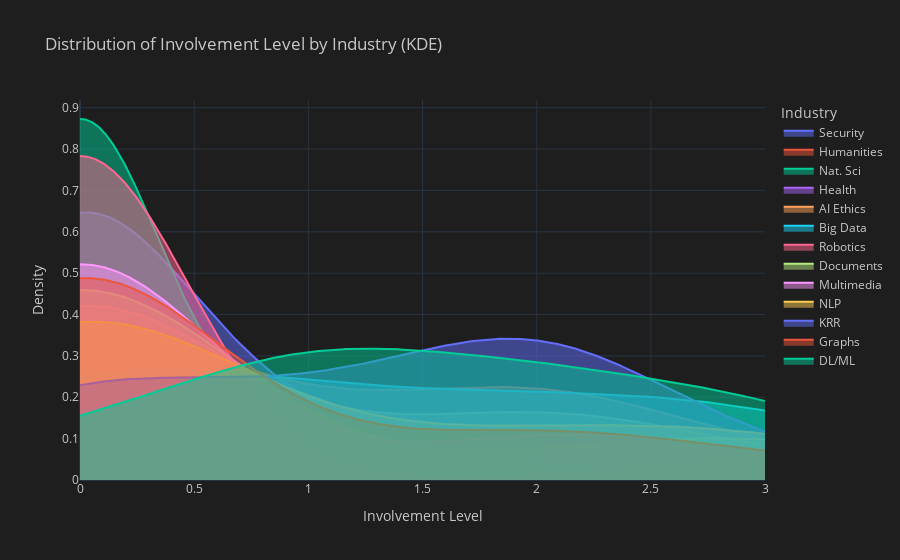

The notebook cell saved with this chart:
### Code cell
from scipy.stats import gaussian_kde

fig_kde = go.Figure()

for column in dfi.columns:
    kde = gaussian_kde(dfi[column])
    x = np.linspace(min(dfi[column]), max(dfi[column]), 1000)
    y = kde(x)
    fig_kde.add_trace(go.Scatter(x=x, y=y, mode='lines', fill='tozeroy', name=column))

fig_kde.update_layout(
    title='Distribution of Involvement Level by Industry (KDE)',
    xaxis_title='Involvement Level',
    yaxis_title='Density',
    paper_bgcolor='rgb(30, 30, 30)',
    plot_bgcolor='rgb(30, 30, 30)',
    font=dict(color='rgb(200, 200, 200)'),
    legend_title='Industry'
)

### Figure 1 — Plotly figure (JSON) as saved in the notebook; plotly's stock layout.template omitted (floating-point values rounded to 4 significant figures; data arrays with more than 128 entries replaced by an {"elided": "..."} marker saying what was removed)
{"data": [{"fill": "tozeroy", "mode": "lines", "name": "Security", "x": {"elided": "1000 float values"}, "y": {"elided": "1000 float values"}, "type": "scatter"}, {"fill": "tozeroy", "mode": "lines", "name": "Humanities", "x": {"elided": "1000 float values"}, "y": {"elided": "1000 float values"}, "type": "scatter"}, {"fill": "tozeroy", "mode": "lines", "name": "Nat. Sci", "x": {"elided": "1000 float values"}, "y": {"elided": "1000 float values"}, "type": "scatter"}, {"fill": "tozeroy", "mode": "lines", "name": "Health", "x": {"elided": "1000 float values"}, "y": {"elided": "1000 float values"}, "type": "scatter"}, {"fill": "tozeroy", "mode": "lines", "name": "AI Ethics", "x": {"elided": "1000 float values"}, "y": {"elided": "1000 float values"}, "type": "scatter"}, {"fill": "tozeroy", "mode": "lines", "name": "Big Data", "x": {"elided": "1000 float values"}, "y": {"elided": "1000 float values"}, "type": "scatter"}, {"fill": "tozeroy", "mode": "lines", "name": "Robotics", "x": {"elided": "1000 float values"}, "y": {"elided": "1000 float values"}, "type": "scatter"}, {"fill": "tozeroy", "mode": "lines", "name": "Documents", "x": {"elided": "1000 float values"}, "y": {"elided": "1000 float values"}, "type": "scatter"}, {"fill": "tozeroy", "mode": "lines", "name": "Multimedia", "x": {"elided": "1000 float values"}, "y": {"elided": "1000 float values"}, "type": "scatter"}, {"fill": "tozeroy", "mode": "lines", "name": "NLP", "x": {"elided": "1000 float values"}, "y": {"elided": "1000 float values"}, "type": "scatter"}, {"fill": "tozeroy", "mode": "lines", "name": "KRR", "x": {"elided": "1000 float values"}, "y": {"elided": "1000 float values"}, "type": "scatter"}, {"fill": "tozeroy", "mode": "lines", "name": "Graphs", "x": {"elided": "1000 float values"}, "y": {"elided": "1000 float values"}, "type": "scatter"}, {"fill": "tozeroy", "mode": "lines", "name": "DL/ML", "x": {"elided": "1000 float values"}, "y": {"elided": "1000 float values"}, "type": "scatter"}], "layout": {"font": {"color": "rgb(200, 200, 200)"}, "title": {"text": "Distribution of Involvement Level by Industry (KDE)"}, "xaxis": {"title": {"text": "Involvement Level"}}, "yaxis": {"title": {"text": "Density"}}, "paper_bgcolor": "rgb(30, 30, 30)", "plot_bgcolor": "rgb(30, 30, 30)", "legend": {"title": {"text": "Industry"}}}}
